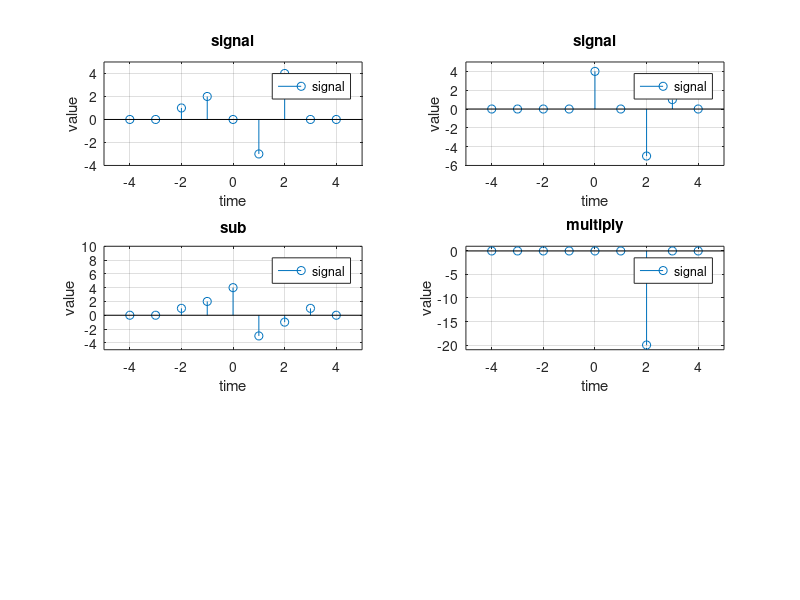

Recreate this plot in MATLAB. (Note: this script raises an error after producing the figure.)
t = (-4:1:4)
x = [0 0 1 2 0 -3 4 0 0 ];
h = [0 0 0 0 4 0 -5 1 0 ];

subplot(3,2,1)
stem(t,x),grid on;
xlim([min(t)-1 max(t)+1]);ylim([min(x)-1 max(x)+1]);
xlabel('time');
ylabel('value');
legend('signal');
title('signal')

subplot(3,2,2)
stem(t,h),grid on;
xlim([min(t)-1 max(t)+1]);ylim([min(h)-1 max(h)+1]);
xlabel('time');
ylabel('value');
legend('signal');
title('signal')

add = x + h

subplot(3,2,3)
stem(t,add),grid on;
xlim([min(t)-1 max(t)+1]);ylim([min(add)-1 max(add)+1]);
xlabel('time');
ylabel('value');
legend('signal');
title('add')

sub = x - h

subplot(3,2,3)
stem(t,add),grid on;
xlim([min(t)-1 max(t)+1]);ylim([min(sub)-1 max(sub)+1]);
xlabel('time');
ylabel('value');
legend('signal');
title('sub')

mulply = x .* h

subplot(3,2,4)
stem(t,mulply),grid on;
xlim([min(t)-1 max(t)+1]);ylim([min(mulply)-1 max(mulply)+1]);
xlabel('time');
ylabel('value');
legend('signal');
title('multiply')


x = [1 2 3 4 5];

l = length(x);
X = 0;
z = sym('z');
for i=0:l-1
    X = X+x(i+1)*z^(-i);
end

disp('displaying output');
disp(X);
vars=sym(x)
syms n
f=x
ztrans(f)
x = [1 2 3 4 5];
syms f1(x)

f1(x) = x;

sym w z
ztrans(1)
3*ztrans(1/z^2, z, w)

syms n
f = impulse(n);
ztrans(f)

l=2*z/(2*z-1)
iztrans(l)


%new t
t1 = (-1:0.1:1)

%j = sqrt(-1)

thet1 = 2*pi*F*t1

y1 = sin(thet1)./thet1

subplot(3,1,2)
plot(t1,y1),grid on;
%xlim([min(t)-1 max(t)+1]);ylim([min(y)-1 max(y)+1]);
xlabel('time');
ylabel('value');
legend('signal');
title('signal')
